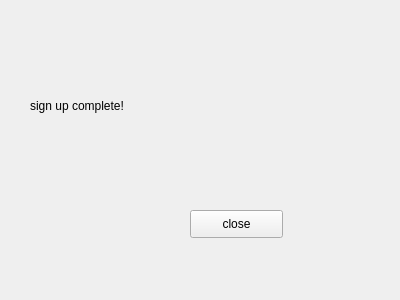
<?xml version="1.0" encoding="UTF-8"?>
<ui version="4.0">
 <class>signUpResult</class>
 <widget class="QWidget" name="signUpResult">
  <property name="geometry">
   <rect>
    <x>0</x>
    <y>0</y>
    <width>400</width>
    <height>300</height>
   </rect>
  </property>
  <property name="windowTitle">
   <string>Form</string>
  </property>
  <widget class="QLabel" name="sign_up_complete_lbl">
   <property name="geometry">
    <rect>
     <x>30</x>
     <y>80</y>
     <width>211</width>
     <height>51</height>
    </rect>
   </property>
   <property name="text">
    <string>sign up complete!</string>
   </property>
  </widget>
  <widget class="QPushButton" name="close_pbn">
   <property name="geometry">
    <rect>
     <x>190</x>
     <y>210</y>
     <width>93</width>
     <height>28</height>
    </rect>
   </property>
   <property name="text">
    <string>close</string>
   </property>
  </widget>
 </widget>
 <resources/>
 <connections>
  <connection>
   <sender>close_pbn</sender>
   <signal>clicked()</signal>
   <receiver>signUpResult</receiver>
   <slot>close()</slot>
   <hints>
    <hint type="sourcelabel">
     <x>236</x>
     <y>223</y>
    </hint>
    <hint type="destinationlabel">
     <x>199</x>
     <y>149</y>
    </hint>
   </hints>
  </connection>
 </connections>
</ui>
